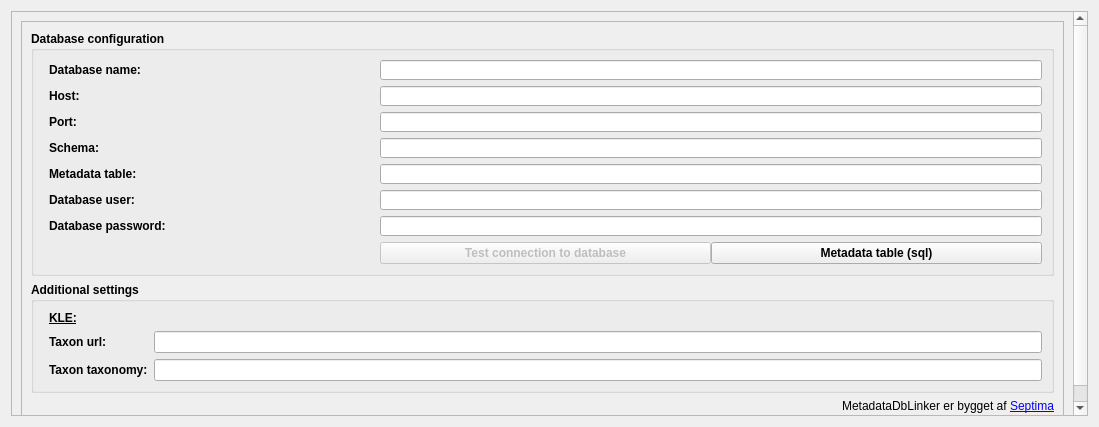
<?xml version="1.0" encoding="UTF-8"?>
<ui version="4.0">
 <class>Form</class>
 <widget class="QWidget" name="Form">
  <property name="geometry">
   <rect>
    <x>0</x>
    <y>0</y>
    <width>1099</width>
    <height>427</height>
   </rect>
  </property>
  <property name="windowTitle">
   <string>Form</string>
  </property>
  <layout class="QGridLayout" name="gridLayout_3">
   <item row="0" column="0">
    <widget class="QScrollArea" name="scrollArea">
     <property name="widgetResizable">
      <bool>true</bool>
     </property>
     <widget class="QWidget" name="scrollAreaWidgetContents">
      <property name="geometry">
       <rect>
        <x>0</x>
        <y>0</y>
        <width>1079</width>
        <height>403</height>
       </rect>
      </property>
      <property name="sizePolicy">
       <sizepolicy hsizetype="Preferred" vsizetype="Fixed">
        <horstretch>0</horstretch>
        <verstretch>0</verstretch>
       </sizepolicy>
      </property>
      <layout class="QGridLayout" name="gridLayout_4">
       <item row="0" column="0">
        <widget class="QFrame" name="frame">
         <property name="enabled">
          <bool>true</bool>
         </property>
         <property name="frameShape">
          <enum>QFrame::StyledPanel</enum>
         </property>
         <property name="frameShadow">
          <enum>QFrame::Raised</enum>
         </property>
         <layout class="QVBoxLayout" name="verticalLayout">
          <item>
           <widget class="QGroupBox" name="groupBox_2">
            <property name="sizePolicy">
             <sizepolicy hsizetype="Preferred" vsizetype="Fixed">
              <horstretch>0</horstretch>
              <verstretch>0</verstretch>
             </sizepolicy>
            </property>
            <property name="font">
             <font>
              <weight>75</weight>
              <bold>true</bold>
             </font>
            </property>
            <property name="title">
             <string>Database configuration</string>
            </property>
            <layout class="QVBoxLayout" name="verticalLayout_2">
             <property name="spacing">
              <number>6</number>
             </property>
             <property name="leftMargin">
              <number>15</number>
             </property>
             <property name="topMargin">
              <number>9</number>
             </property>
             <property name="rightMargin">
              <number>9</number>
             </property>
             <item>
              <layout class="QGridLayout" name="gridLayout">
               <property name="leftMargin">
                <number>0</number>
               </property>
               <property name="horizontalSpacing">
                <number>0</number>
               </property>
               <property name="verticalSpacing">
                <number>6</number>
               </property>
               <item row="0" column="0">
                <widget class="QLabel" name="database_label">
                 <property name="toolTip">
                  <string extracomment="Enter the name of the database where metadatatable is stored"/>
                 </property>
                 <property name="text">
                  <string>Database name:</string>
                 </property>
                </widget>
               </item>
               <item row="0" column="1" colspan="2">
                <widget class="QLineEdit" name="database">
                 <property name="sizePolicy">
                  <sizepolicy hsizetype="Expanding" vsizetype="Expanding">
                   <horstretch>0</horstretch>
                   <verstretch>0</verstretch>
                  </sizepolicy>
                 </property>
                 <property name="maximumSize">
                  <size>
                   <width>16777215</width>
                   <height>20</height>
                  </size>
                 </property>
                 <property name="toolTip">
                  <string extracomment="Enter the name of the database where metadatatable is stored"/>
                 </property>
                 <property name="cursorPosition">
                  <number>0</number>
                 </property>
                </widget>
               </item>
               <item row="1" column="0">
                <widget class="QLabel" name="host_label">
                 <property name="toolTip">
                  <string extracomment="Enter the host name of the database with metadata"/>
                 </property>
                 <property name="text">
                  <string>Host:</string>
                 </property>
                </widget>
               </item>
               <item row="1" column="1" colspan="2">
                <widget class="QLineEdit" name="host">
                 <property name="sizePolicy">
                  <sizepolicy hsizetype="Expanding" vsizetype="Expanding">
                   <horstretch>0</horstretch>
                   <verstretch>0</verstretch>
                  </sizepolicy>
                 </property>
                 <property name="maximumSize">
                  <size>
                   <width>16777215</width>
                   <height>20</height>
                  </size>
                 </property>
                 <property name="toolTip">
                  <string extracomment="Enter the host name of the database with metadata"/>
                 </property>
                </widget>
               </item>
               <item row="2" column="1" colspan="2">
                <widget class="QLineEdit" name="port">
                 <property name="sizePolicy">
                  <sizepolicy hsizetype="Expanding" vsizetype="Expanding">
                   <horstretch>0</horstretch>
                   <verstretch>0</verstretch>
                  </sizepolicy>
                 </property>
                 <property name="maximumSize">
                  <size>
                   <width>16777215</width>
                   <height>20</height>
                  </size>
                 </property>
                 <property name="toolTip">
                  <string extracomment="Enter the port of the database with metadata"/>
                 </property>
                </widget>
               </item>
               <item row="2" column="0">
                <widget class="QLabel" name="port_label">
                 <property name="toolTip">
                  <string extracomment="Enter the port of the database with metadata"/>
                 </property>
                 <property name="text">
                  <string>Port:</string>
                 </property>
                </widget>
               </item>
               <item row="3" column="1" colspan="2">
                <widget class="QLineEdit" name="schema">
                 <property name="sizePolicy">
                  <sizepolicy hsizetype="Expanding" vsizetype="Expanding">
                   <horstretch>0</horstretch>
                   <verstretch>0</verstretch>
                  </sizepolicy>
                 </property>
                 <property name="maximumSize">
                  <size>
                   <width>16777215</width>
                   <height>20</height>
                  </size>
                 </property>
                 <property name="toolTip">
                  <string extracomment="Enter the schema of the metadata table"/>
                 </property>
                </widget>
               </item>
               <item row="4" column="0">
                <widget class="QLabel" name="table_label">
                 <property name="toolTip">
                  <string extracomment="Enter the table name of the table with metadata"/>
                 </property>
                 <property name="text">
                  <string>Metadata table:</string>
                 </property>
                </widget>
               </item>
               <item row="3" column="0">
                <widget class="QLabel" name="schema_label">
                 <property name="toolTip">
                  <string extracomment="Enter the schema of the metadata table"/>
                 </property>
                 <property name="text">
                  <string>Schema:</string>
                 </property>
                </widget>
               </item>
               <item row="5" column="0">
                <widget class="QLabel" name="databaseuser_label">
                 <property name="toolTip">
                  <string extracomment="Enter the database user of the database with metadata"/>
                 </property>
                 <property name="text">
                  <string>Database user:</string>
                 </property>
                </widget>
               </item>
               <item row="5" column="1" colspan="2">
                <widget class="QLineEdit" name="username">
                 <property name="sizePolicy">
                  <sizepolicy hsizetype="Expanding" vsizetype="Expanding">
                   <horstretch>0</horstretch>
                   <verstretch>0</verstretch>
                  </sizepolicy>
                 </property>
                 <property name="maximumSize">
                  <size>
                   <width>16777215</width>
                   <height>20</height>
                  </size>
                 </property>
                 <property name="toolTip">
                  <string extracomment="Enter the database user of the database with metadata"/>
                 </property>
                </widget>
               </item>
               <item row="6" column="0">
                <widget class="QLabel" name="databasepw_label">
                 <property name="toolTip">
                  <string extracomment="Enter the password of database user to the database with metadata"/>
                 </property>
                 <property name="text">
                  <string>Database password:</string>
                 </property>
                </widget>
               </item>
               <item row="6" column="1" colspan="2">
                <widget class="QLineEdit" name="password">
                 <property name="sizePolicy">
                  <sizepolicy hsizetype="Expanding" vsizetype="Expanding">
                   <horstretch>0</horstretch>
                   <verstretch>0</verstretch>
                  </sizepolicy>
                 </property>
                 <property name="maximumSize">
                  <size>
                   <width>16777215</width>
                   <height>20</height>
                  </size>
                 </property>
                 <property name="toolTip">
                  <string extracomment="Enter the password of database user to the database with metadata"/>
                 </property>
                 <property name="echoMode">
                  <enum>QLineEdit::Password</enum>
                 </property>
                </widget>
               </item>
               <item row="7" column="1">
                <widget class="QPushButton" name="testConnectionButton">
                 <property name="enabled">
                  <bool>false</bool>
                 </property>
                 <property name="toolTip">
                  <string>Test connection to the metadata-table</string>
                 </property>
                 <property name="text">
                  <string>Test connection to database</string>
                 </property>
                </widget>
               </item>
               <item row="7" column="2">
                <widget class="QPushButton" name="databaseDefinitionButton">
                 <property name="enabled">
                  <bool>true</bool>
                 </property>
                 <property name="toolTip">
                  <string>Only required the first time you use the plugin</string>
                 </property>
                 <property name="text">
                  <string>Metadata table (sql)</string>
                 </property>
                </widget>
               </item>
               <item row="4" column="1" colspan="2">
                <widget class="QLineEdit" name="sourcetable">
                 <property name="sizePolicy">
                  <sizepolicy hsizetype="Expanding" vsizetype="Expanding">
                   <horstretch>0</horstretch>
                   <verstretch>0</verstretch>
                  </sizepolicy>
                 </property>
                 <property name="maximumSize">
                  <size>
                   <width>16777215</width>
                   <height>20</height>
                  </size>
                 </property>
                 <property name="toolTip">
                  <string extracomment="Enter the table name of the table with metadata"/>
                 </property>
                </widget>
               </item>
              </layout>
             </item>
            </layout>
           </widget>
          </item>
          <item>
           <widget class="QGroupBox" name="groupBox">
            <property name="sizePolicy">
             <sizepolicy hsizetype="Preferred" vsizetype="Fixed">
              <horstretch>0</horstretch>
              <verstretch>0</verstretch>
             </sizepolicy>
            </property>
            <property name="font">
             <font>
              <weight>75</weight>
              <bold>true</bold>
             </font>
            </property>
            <property name="title">
             <string>Additional settings</string>
            </property>
            <layout class="QVBoxLayout" name="verticalLayout_3">
             <property name="leftMargin">
              <number>15</number>
             </property>
             <item>
              <layout class="QGridLayout" name="gridLayout_2">
               <property name="leftMargin">
                <number>0</number>
               </property>
               <item row="0" column="0">
                <widget class="QLabel" name="kle_label">
                 <property name="font">
                  <font>
                   <underline>true</underline>
                  </font>
                 </property>
                 <property name="text">
                  <string>KLE:</string>
                 </property>
                </widget>
               </item>
               <item row="1" column="0">
                <widget class="QLabel" name="label">
                 <property name="text">
                  <string>Taxon url:</string>
                 </property>
                </widget>
               </item>
               <item row="1" column="1">
                <widget class="QLineEdit" name="taxonUrl">
                 <property name="toolTip">
                  <string extracomment="Enter the url to taxon to use for KLE"/>
                 </property>
                </widget>
               </item>
               <item row="2" column="0">
                <widget class="QLabel" name="label_2">
                 <property name="text">
                  <string>Taxon taxonomy:</string>
                 </property>
                </widget>
               </item>
               <item row="2" column="1">
                <widget class="QLineEdit" name="taxonTaxonomy">
                 <property name="toolTip">
                  <string extracomment="Enter the taxonomy to use for KLE"/>
                 </property>
                </widget>
               </item>
              </layout>
             </item>
            </layout>
           </widget>
          </item>
          <item>
           <widget class="QLabel" name="copyrightLabel">
            <property name="sizePolicy">
             <sizepolicy hsizetype="Preferred" vsizetype="Fixed">
              <horstretch>0</horstretch>
              <verstretch>0</verstretch>
             </sizepolicy>
            </property>
            <property name="text">
             <string>&lt;html&gt;&lt;head/&gt;&lt;body&gt;&lt;p&gt;MetadataDbLinker er bygget af &lt;a href=&quot;https://septima.dk&quot;&gt;&lt;span style=&quot; text-decoration: underline; color:#0000ff;&quot;&gt;Septima&lt;/span&gt;&lt;/a&gt;&lt;/p&gt;&lt;/body&gt;&lt;/html&gt;</string>
            </property>
            <property name="alignment">
             <set>Qt::AlignRight|Qt::AlignTrailing|Qt::AlignVCenter</set>
            </property>
            <property name="openExternalLinks">
             <bool>true</bool>
            </property>
           </widget>
          </item>
         </layout>
        </widget>
       </item>
      </layout>
     </widget>
    </widget>
   </item>
  </layout>
 </widget>
 <resources/>
 <connections/>
</ui>
